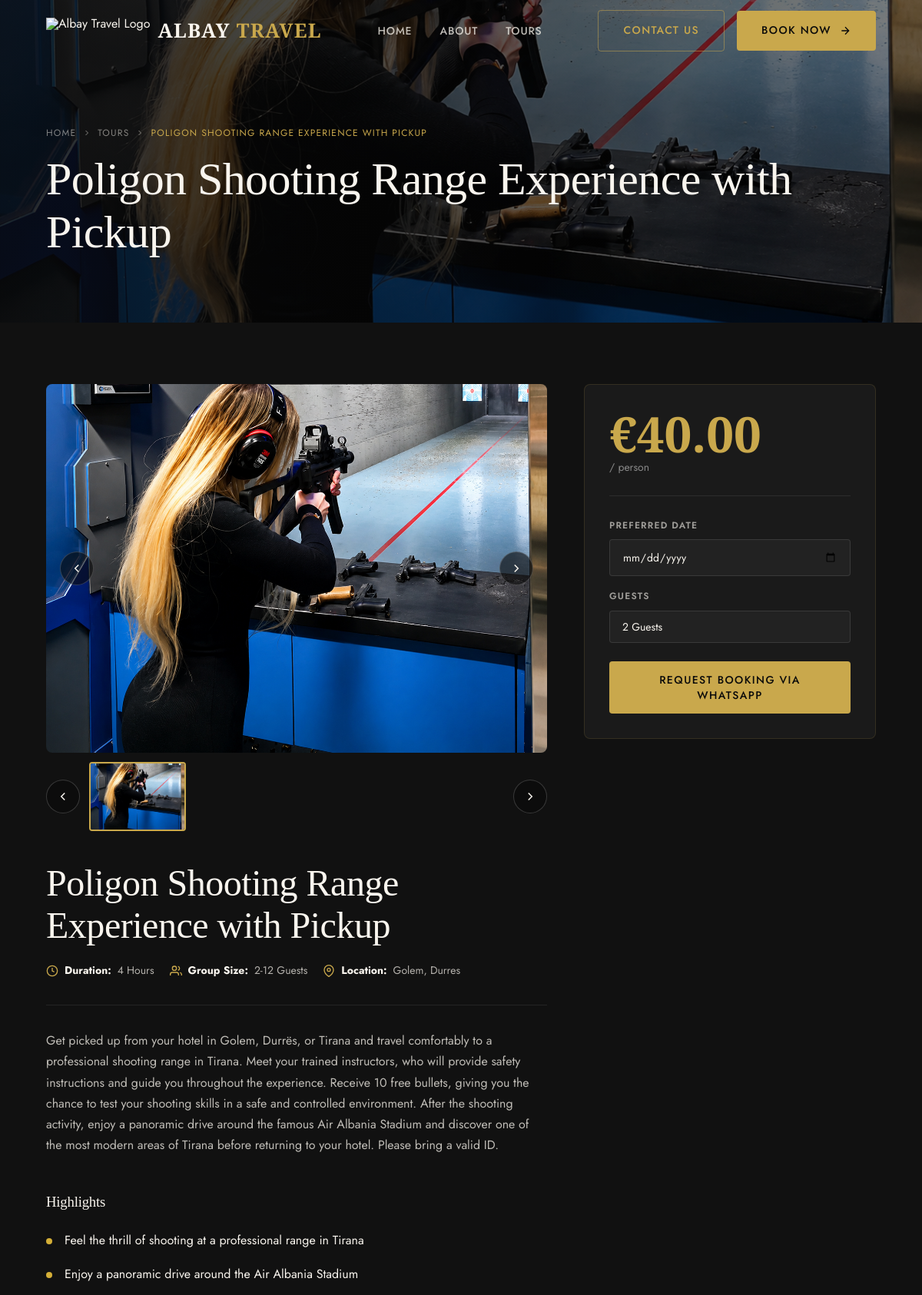
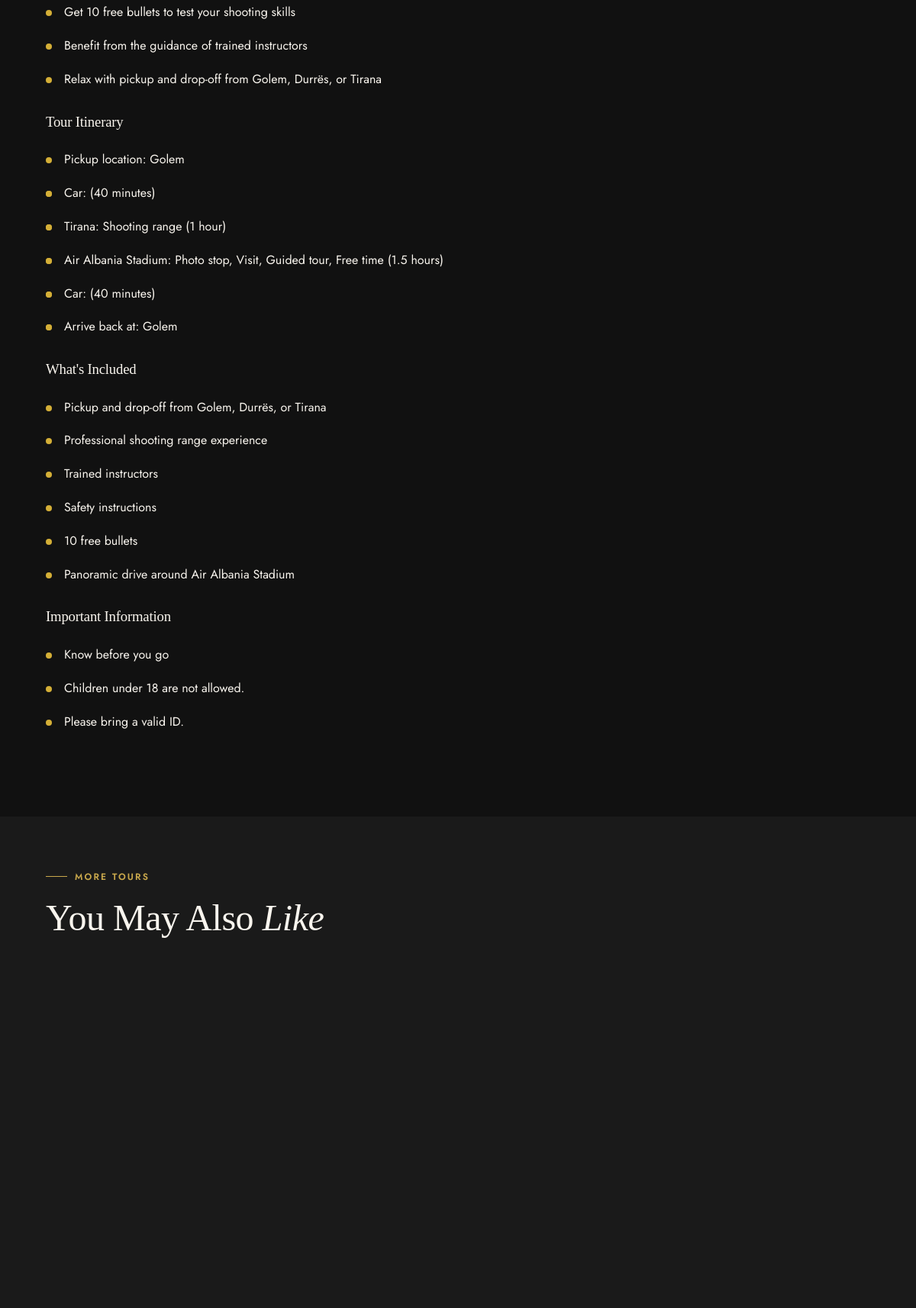
Page /tours/golemdurrespoligon-shooting-range-experience-with/ (upper part) on the committed database (2 pictures, top to bottom).
### albay_travel/models.py (models this page shows, shortened)
class Tour(models.Model):
    CATEGORY_CHOICES = [
        ('private', 'Private Tour'),
        ('offroad', '4x4 Offroad'),
        ('boat', 'Boat Trip'),
    ]
    BADGE_CHOICES = [
        ('Bestseller', 'Bestseller'),
        ('Relaxation', 'Relaxation'),
        ('Adventure', 'Adventure'),
        ('New', 'New'),
        ('Popular', 'Popular'),
        ('', 'None'),
    ]
    title = models.CharField(max_length=200)
    slug = models.SlugField(unique=True)
    short_description = models.CharField(max_length=300)
    description = models.TextField()
    highlights = models.TextField(blank=True)
    itinerary = models.TextField(blank=True)
    included = models.TextField(blank=True)
    important_info = models.TextField(blank=True)
    category = models.CharField(
        max_length=50,
        default='private',
        help_text="Space-separated categories e.g. 'private offroad' or 'private boat'"
    )
    badge = models.CharField(max_length=20, choices=BADGE_CHOICES, blank=True, default='')
    price = models.DecimalField(max_digits=8, decimal_places=2)
    price_label = models.CharField(max_length=50, default='/ person', blank=True)
    duration = models.CharField(max_length=50)
    location = models.CharField(max_length=100)
    group_size = models.CharField(max_length=50)
    main_image = models.ImageField(upload_to='tours/')
    whatsapp_number = models.CharField(max_length=20, default='355686033460')
    min_guests = models.PositiveIntegerField(default=2)
    max_guests = models.PositiveIntegerField(default=12)
    order = models.PositiveIntegerField(default=0)
    is_active = models.BooleanField(default=True)
    is_featured = models.BooleanField(default=False)
    created_at = models.DateTimeField(auto_now_add=True)
    class Meta:
        ordering = ['order', 'title']
    def get_absolute_url(self):
        from django.urls import reverse
        return reverse('tour_detail', kwargs={'slug': self.slug})
    def get_guest_range(self):
        return range(self.min_guests, self.max_guests + 1)

### albay_travel/views.py (the view)
# urls.py: path('tours/<slug:slug>/', views.tour_detail, name='tour_detail'),
def tour_detail(request, slug):
    tour = get_object_or_404(Tour, slug=slug, is_active=True)
    gallery = list(tour.gallery_images.all())
    related_tours = Tour.objects.filter(is_active=True).exclude(pk=tour.pk)[:2]
    return render(request, 'tour_detail.html', {
        'tour': tour,
        'gallery': gallery,
        'related_tours': related_tours,
        'highlights_list': tour.highlights.splitlines() if tour.highlights else [],
        'itinerary_list': tour.itinerary.splitlines() if tour.itinerary else [],
        'included_list': tour.included.splitlines() if tour.included else [],
        'important_info_list': tour.important_info.splitlines() if tour.important_info else [],
    })

### albay_travel/templates/tour_detail.html (shortened to what this page needs)
{% extends "base.html" %}
{% load static %}
{% block content %}
<section class="page-hero">
  <div class="page-hero__bg" style="background-image:url('{{ tour.main_image.url }}')"></div>
  <div class="page-hero__overlay"></div>
  <div class="container">
    <div class="page-hero__content">
      <nav class="page-hero__breadcrumb" aria-label="Breadcrumb">
        <a href="{% url 'home' %}">Home</a>
        <svg width="12" height="12" viewBox="0 0 24 24" fill="none" stroke="currentColor" stroke-width="2"><path d="M9 18l6-6-6-6"/></svg>
        <a href="{% url 'tours_list' %}">Tours</a>
        <svg width="12" height="12" viewBox="0 0 24 24" fill="none" stroke="currentColor" stroke-width="2"><path d="M9 18l6-6-6-6"/></svg>
        <span>{{ tour.title }}</span>
      </nav>
      <h1 class="page-hero__title">{{ tour.title }}</h1>
    </div>
  </div>
</section>
<section class="tour-detail">
  <div class="container">
    <div class="tour-detail__layout">
      <div>
        <div class="tour-gallery" data-visible-thumbs="4">
          <div class="tour-gallery__main">
            <button class="tour-gallery__nav tour-gallery__nav--prev" type="button" aria-label="Previous image">
              <svg viewBox="0 0 24 24" fill="none" stroke="currentColor" stroke-width="2"><path d="M15 18l-6-6 6-6"/></svg>
            </button>
            <img src="{{ tour.main_image.url }}" alt="{{ tour.title }}" />
            <button class="tour-gallery__nav tour-gallery__nav--next" type="button" aria-label="Next image">
              <svg viewBox="0 0 24 24" fill="none" stroke="currentColor" stroke-width="2"><path d="M9 18l6-6-6-6"/></svg>
            </button>
          </div>
          <div class="tour-gallery__thumbs-wrap">
            <button class="tour-gallery__thumb-nav tour-gallery__thumb-nav--prev" type="button" aria-label="Previous thumbnails">
              <svg viewBox="0 0 24 24" fill="none" stroke="currentColor" stroke-width="2"><path d="M15 18l-6-6 6-6"/></svg>
            </button>
            <div class="tour-gallery__thumbs">
              <button class="tour-gallery__thumb active" type="button">
                <img src="{{ tour.main_image.url }}" alt="{{ tour.title }}" />
              </button>
            </div>
            <button class="tour-gallery__thumb-nav tour-gallery__thumb-nav--next" type="button" aria-label="Next thumbnails">
              <svg viewBox="0 0 24 24" fill="none" stroke="currentColor" stroke-width="2"><path d="M9 18l6-6-6-6"/></svg>
            </button>
          </div>
        </div>
        <h2 class="tour-detail__title">{{ tour.title }}</h2>
        <div class="tour-detail__meta">
          <div class="tour-meta-item">
            <svg viewBox="0 0 24 24" fill="none" stroke="currentColor" stroke-width="2"><circle cx="12" cy="12" r="10"/><polyline points="12 6 12 12 16 14"/></svg>
            <strong>Duration:</strong> {{ tour.duration }}
          </div>
          <div class="tour-meta-item">
            <svg viewBox="0 0 24 24" fill="none" stroke="currentColor" stroke-width="2"><path d="M17 21v-2a4 4 0 0 0-4-4H5a4 4 0 0 0-4 4v2"/><circle cx="9" cy="7" r="4"/><path d="M23 21v-2a4 4 0 0 0-3-3.87"/><path d="M16 3.13a4 4 0 0 1 0 7.75"/></svg>
            <strong>Group Size:</strong> {{ tour.group_size }}
          </div>
          <div class="tour-meta-item">
            <svg viewBox="0 0 24 24" fill="none" stroke="currentColor" stroke-width="2"><path d="M21 10c0 7-9 13-9 13s-9-6-9-13a9 9 0 0 1 18 0z"/><circle cx="12" cy="10" r="3"/></svg>
            <strong>Location:</strong> {{ tour.location }}
          </div>
        </div>
        <div class="tour-description-box">
  <p>{{ tour.description }}</p>
</div>
{% if highlights_list %}
<div class="tour-info-card">
    <h3>Highlights</h3>
    <ul class="tour-list">
        {% for item in highlights_list %}
        <li>{{ item }}</li>
        {% endfor %}
    </ul>
</div>
{% endif %}
{% if itinerary_list %}
<div class="tour-info-card">
    <h3>Tour Itinerary</h3>
    <ul class="tour-list">
        {% for item in itinerary_list %}
        <li>{{ item }}</li>
        {% endfor %}
    </ul>
</div>
{% endif %}
{% if included_list %}
<div class="tour-info-card">
    <h3>What's Included</h3>
    <ul class="tour-list">
        {% for item in included_list %}
        <li>{{ item }}</li>
        {% endfor %}
    </ul>
</div>
{% endif %}
{% if important_info_list %}
<div class="tour-info-card">
    <h3>Important Information</h3>
    <ul class="tour-list">
        {% for item in important_info_list %}
        <li>{{ item }}</li>
        {% endfor %}
    </ul>
</div>
{% endif %}
</div>
      <aside class="booking-card">
        <div class="booking-card__price">
          <div class="booking-card__price-num">€{{ tour.price }}</div>
          {% if tour.price_label %}
          <div class="booking-card__price-per">{{ tour.price_label }}</div>
          {% endif %}
        </div>
        <form class="booking-form" id="booking-form" data-tour="{{ tour.title }}" data-whatsapp="{{ tour.whatsapp_number }}">
          <div class="booking-form__group">
            <label class="booking-form__label" for="tour-date">Preferred Date</label>
            <input class="booking-form__input" id="tour-date" name="date" type="date" required />
          </div>
          <div class="booking-form__group">
            <label class="booking-form__label" for="tour-guests">Guests</label>
            <select class="booking-form__input" id="tour-guests" name="guests">
              {% for n in tour.get_guest_range %}
              <option value="{{ n }}">{{ n }} Guest{% if n > 1 %}s{% endif %}</option>
              {% endfor %}
            </select>
          </div>
          <button type="submit" class="btn btn--primary" style="width:100%; justify-content:center; margin-top:8px;">
            <span>Request Booking via WhatsApp</span>
          </button>
        </form>
      </aside>
    </div>
  </div>
</section>
{% if related_tours %}
<section class="section section--sm" style="background:var(--clr-dark2);">
  <div class="container">
    <p class="section-label">More Tours</p>
    <h2 class="section-title">You May Also <em>Like</em></h2>
    <div class="tours-grid">
    </div>
  </div>
</section>
{% endif %}
{% endblock %}

### rows in the picture
Tour: main_image (picture), title "POLIGON SHOOTING RANGE EXPERIENCE WITH PICKUP", title "Poligon Shooting Range Experience with Pickup", duration "4 Hours", group_size "2-12 Guests", location "Golem, Durres", description "Get picked up from your hotel in Golem, Durrës, or Tirana and travel comfortably to a professional shooting range in Tirana. Meet your trained instructors, who will provide safety instructions and guide you throughout the experience. Receive 10 free bullets, giving you the chance to test your shooting skills in a safe and controlled environment. After the shooting activity, enjoy a panoramic drive around the famous Air Albania Stadium and discover one of the most modern areas of Tirana before returning to your hotel. Please bring a valid ID.", price "40.00", price_label "/ person", guests "2 Guests"

### other values in the picture
{{ item }} "Feel the thrill of shooting at a professional range in Tirana" "Enjoy a panoramic drive around the Air Albania Stadium" "Get 10 free bullets to test your shooting skills" "Benefit from the guidance of trained instructors" "Relax with pickup and drop-off from Golem, Durrës, or Tirana"
{{ item }} "Pickup location: Golem" "Car: (40 minutes)" "Tirana: Shooting range (1 hour)" "Air Albania Stadium: Photo stop, Visit, Guided tour, Free time (1.5 hours)" "Car: (40 minutes)" "Arrive back at: Golem"
{{ item }} "Pickup and drop-off from Golem, Durrës, or Tirana" "Professional shooting range experience" "Trained instructors" "Safety instructions" "10 free bullets" "Panoramic drive around Air Albania Stadium"
{{ item }} "Know before you go" "Children under 18 are not allowed." "Please bring a valid ID."
